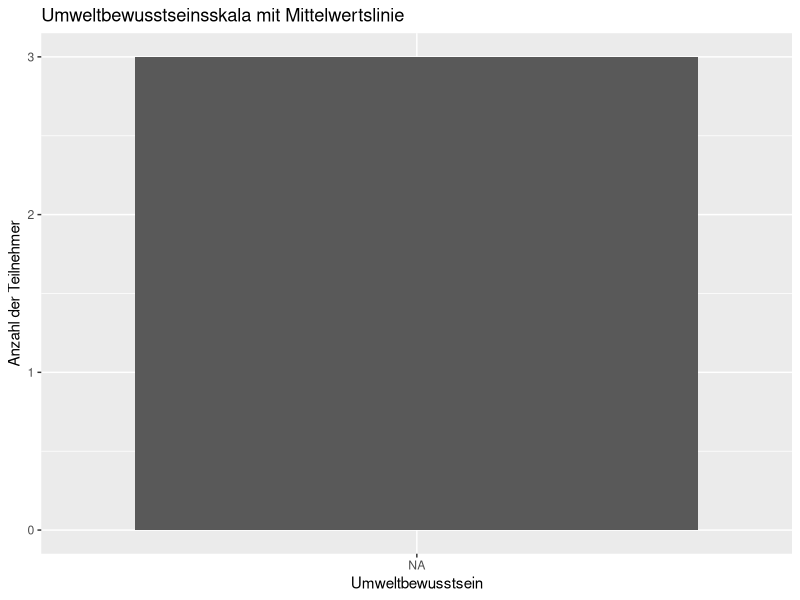
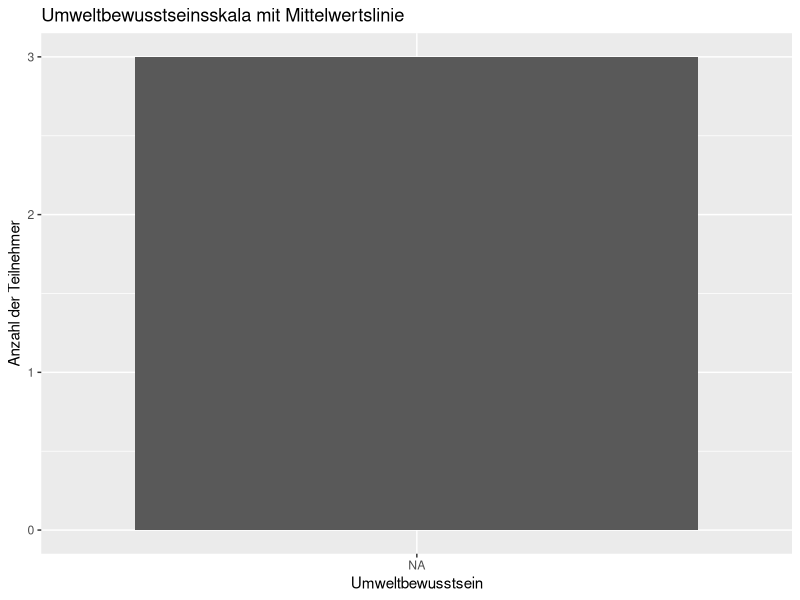

The R source for these figures, in order:
#Ordenalskala

# Beispiel-Daten
umwelt_data <- data.frame(
  Item1 = c(4, 3, 5),
  Item2 = c(2, 4, 3),
  Item3 = c(3, 5, 4)
)

# Berechnung des Mittelwerts für jede Zeile (Teilnehmer)
umwelt_data$Umwelt_skala <- rowMeans(umwelt_data, na.rm = TRUE)

# Umwandlung in einen ordinalen Faktor
umwelt_data$Umwelt_skala <- factor(
  umwelt_data$Umwelt_skala,
  levels = c("Gar nicht wichtig", "Weniger wichtig", "Neutral", "Wichtig", "Sehr wichtig")
)

# Balkendiagramm mit Mittelwertslinie
library(ggplot2)
ggplot(umwelt_data, aes(x = Umwelt_skala)) +
  geom_bar() +
  geom_hline(yintercept = mean(umwelt_data$Umwelt_skala), color = "red", linetype = "dashed") +
  labs(x = "Umweltbewusstsein", y = "Anzahl der Teilnehmer", title = "Umweltbewusstseinsskala mit Mittelwertslinie")



# Beispiel-Daten
umwelt_data <- data.frame(
  Item1 = c(4, 3, 5),
  Item2 = c(2, 4, 3),
  Item3 = c(3, 5, 4)
)

# Berechnung des Mittelwerts für jede Zeile (Teilnehmer)
umwelt_data$Umwelt_skala <- rowMeans(umwelt_data, na.rm = TRUE)

# Umwandlung in einen ordinalen Faktor
umwelt_data$Umwelt_skala <- factor(
  umwelt_data$Umwelt_skala,
  levels = c("Gar nicht wichtig", "Weniger wichtig", "Neutral", "Wichtig", "Sehr wichtig")
)

# Balkendiagramm mit Mittelwertslinie
library(ggplot2)
ggplot(umwelt_data, aes(x = Umwelt_skala)) +
  geom_bar() +
  geom_hline(yintercept = mean(umwelt_data$Umwelt_skala), color = "red", linetype = "dashed") +
  labs(x = "Umweltbewusstsein", y = "Anzahl der Teilnehmer", title = "Umweltbewusstseinsskala mit Mittelwertslinie")